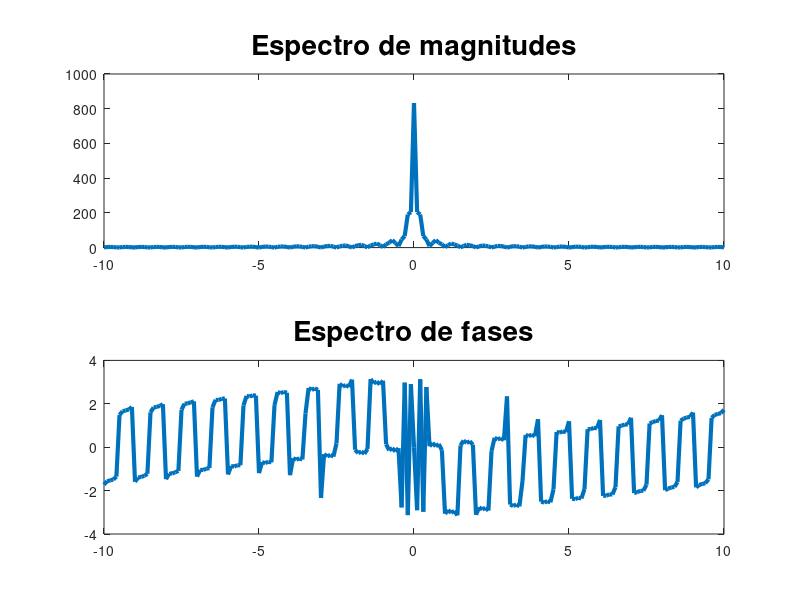

Here is the MATLAB script that generated this plot:
dt=0.05;
T0=10;
t=-(T0/2):dt:(T0/2);

p=4;
r=2;
c=2;

x=4*(abs(t)<=p)+(pi/2-(pi/(2*r))*abs(t-2)).*(abs(t-2)<=r)+sqrt(c^2-(t+2).^2).*(abs(t+2)<=c);

f=-1/(2*dt):(1/T0):1/(2*dt);
X = fft(x)
X = fftshift(X);
modX = abs(X);
angX = angle(X);
subplot(2, 1, 1)
plot(f, modX, "linewidth", 3)
title("Espectro de magnitudes", "fontsize", 20);
subplot(2, 1, 2)
plot(f, angX, "linewidth", 3)
title("Espectro de fases", "fontsize", 20);
